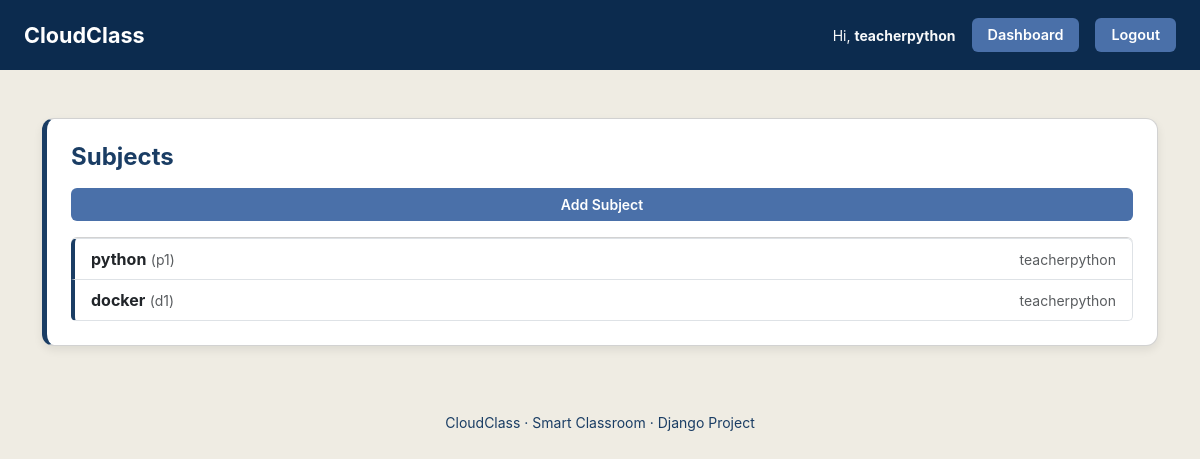
Page /subjects/ (signed in) on the committed database.
### classroom_app/models.py (models this page shows, shortened)
class User(AbstractUser):
    USER_ROLES = (
        ("student", "Student"),
        ("teacher", "Teacher"),
    )
    role = models.CharField(max_length=10, choices=USER_ROLES, default="student")

class Subject(models.Model):
    name = models.CharField(max_length=100)
    code = models.CharField(max_length=20, blank=True, null=True)
    teacher = models.ForeignKey(
        settings.AUTH_USER_MODEL,
        on_delete=models.SET_NULL,
        null=True,
        blank=True,
        limit_choices_to={"role": "teacher"},
    )

### classroom_app/views.py (the view)
    def wrapper(request, *args, **kwargs):
        if not request.user.is_authenticated or request.user.role != "teacher":
            return render(request, "403.html", status=403)
        return view(request, *args, **kwargs)

### classroom_app/views.py (called while the page is built)
def teacher_required(view):
    def wrapper(request, *args, **kwargs):
        if not request.user.is_authenticated or request.user.role != "teacher":
            return render(request, "403.html", status=403)
        return view(request, *args, **kwargs)
    wrapper.__name__ = view.__name__
    return wrapper

@login_required
@teacher_required
def subject_list(request):
    subjects = Subject.objects.filter(teacher=request.user)
    return render(
        request,
        "classroom_app/subject_list.html",
        {"subjects": subjects},
    )

### templates/classroom_app/subject_list.html
{% extends "base.html" %}
{% block content %}
<div class="card p-4 mt-4">
    <h4 class="fw-bold mb-3" style="color: var(--primary-blue);">
        Subjects
    </h4>
    <a class="btn btn-accent btn-sm mb-3" href="{% url 'add_subject' %}">
        Add Subject
    </a>
    <ul class="list-group">
        {% for s in subjects %}
        <li class="list-group-item d-flex justify-content-between align-items-center"
            style="background: var(--white); border-left: 4px solid var(--primary-blue);">
            <div>
                <strong>{{ s.name }}</strong>
                {% if s.code %}
                <small class="text-muted">({{ s.code }})</small>
                {% endif %}
            </div>
            <span class="text-muted small">
                {% if s.teacher %}{{ s.teacher.username }}{% endif %}
            </span>
        </li>
        {% empty %}
        <li class="list-group-item" style="background: var(--white); border-left: 4px solid var(--primary-blue);">
            No subjects found.
        </li>
        {% endfor %}
    </ul>
</div>
{% endblock %}

### templates/base.html (shortened to what this page needs)
<!DOCTYPE html>
<html>
{% load static %}
<head>
    <link href="https://cdn.jsdelivr.net/npm/bootstrap@5.3.0/dist/css/bootstrap.min.css" rel="stylesheet">
    <link rel="stylesheet" href="{% static 'css/style.css' %}">
</head>
<body>
<nav class="navbar navbar-expand-lg custom-navbar px-4">
    <a class="navbar-brand fw-bold" href="{% url 'home' %}">
        CloudClass
    </a>
    <div class="collapse navbar-collapse justify-content-end" id="navbarMenu">
        <ul class="navbar-nav align-items-center gap-3">
            {% if user.is_authenticated %}
            <li class="nav-item text-light small">
                Hi, <strong>{{ user.username }}</strong>
            </li>
            {% if user.role == "teacher" %}
            <li class="nav-item">
                <a class="btn btn-accent btn-sm" href="{% url 'teacher_dashboard' %}">
                    Dashboard
                </a>
            </li>
            {% elif user.role == "student" %}
            <li class="nav-item">
                <a class="btn btn-accent btn-sm" href="{% url 'student_dashboard' %}">
                    Dashboard
                </a>
            </li>
            {% endif %}
            <li class="nav-item">
                <form method="post" action="{% url 'logout' %}" class="m-0">
                    <button class="btn btn-accent btn-sm" type="submit">
                        Logout
                    </button>
                </form>
            </li>
            {% endif %}
        </ul>
    </div>
</nav>
    <div class="container my-5">
        {% block content %}{% endblock %}
    </div>
    <footer class="py-3 text-center" style="color: var(--primary-blue);">
        <small>CloudClass · Smart Classroom · Django Project</small>
    </footer>
</body>
</html>

### static/css/style.css (style rules this page uses)
:root { --primary-blue: #1A3D64; --secondary-blue: #8FABD4; --accent-blue: #4A70A9; --dark-navy: #0C2B4E; --bg-light: #EFECE3; --white: #FFFFFF; --text-dark: #000000; }
body { background: var(--bg-light); font-family: "Inter", sans-serif; color: var(--text-dark); min-height: 100vh; }
.custom-navbar { background: var(--dark-navy); padding: 14px 25px; }
.custom-navbar .navbar-brand { color: white !important; font-size: 1.35rem; font-weight: 700; }
.navbar-nav .nav-item .btn-accent { padding: 6px 16px; font-size: 0.9rem; }
.btn-accent { background: var(--accent-blue); color: var(--white) !important; padding: 6px 14px; font-weight: 600; border-radius: 6px; border: none; }
.card { background: var(--white); padding: 20px; border-radius: 12px; border-left: 5px solid var(--primary-blue); margin-bottom: 25px; box-shadow: 0 4px 10px rgba(0, 0, 0, 0.08); }

### rows in the picture
User: username "teacherpython"
Subject: name "python", code "p1", teacher.username "teacherpython"
Subject: name "docker", code "d1", teacher.username "teacherpython"
